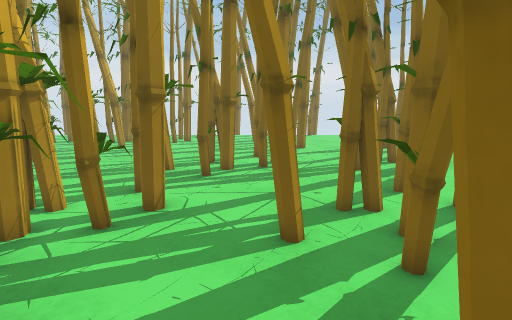
[1] (above)

24 first-person views from a walk through a 3-D level made in the Unity game engine. The camera is 1.2 m above the floor, tilts 10° down and sees 85° across. The floor is counted in squares, 0.5 m on a side. Each view is taken from the middle of a square. On the plan, view 1 faces up. The plan holds only what a view shows up to about 18 squares ahead; the rest is blank. The place goes on beyond the plan.

[2]
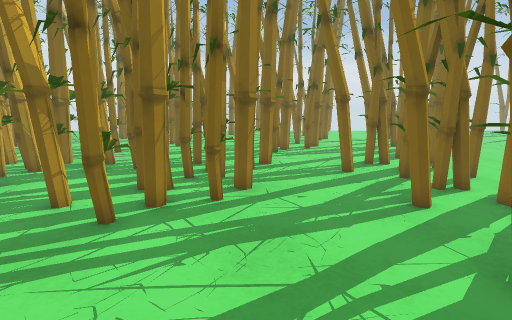

[3]
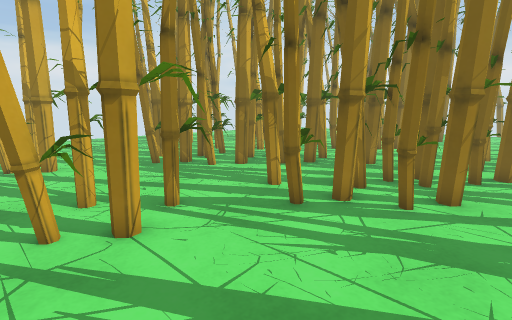

[4]
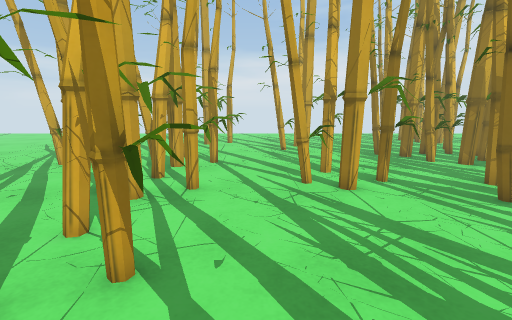

[5]
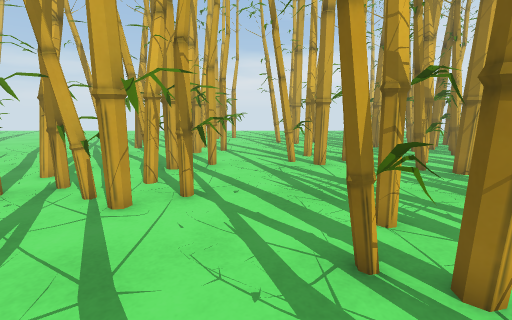

[6]
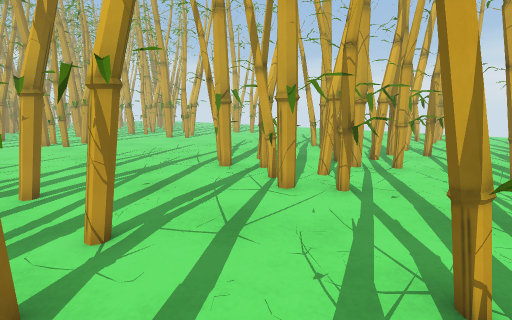

[7]
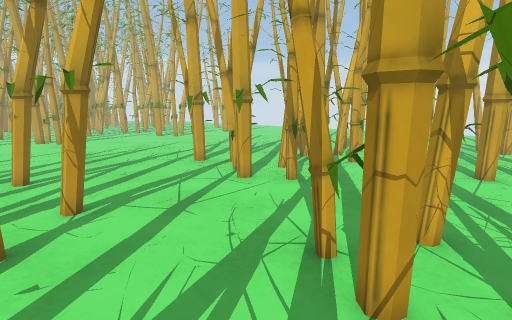

[8]
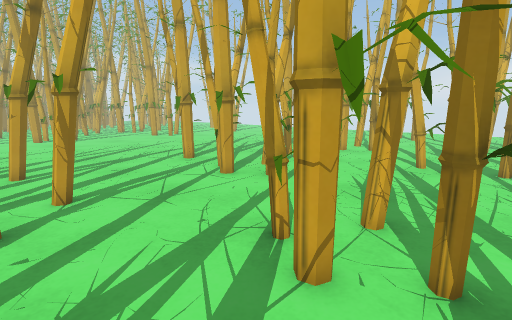

[9]
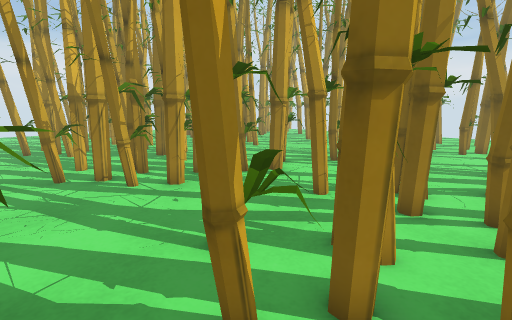

[10]
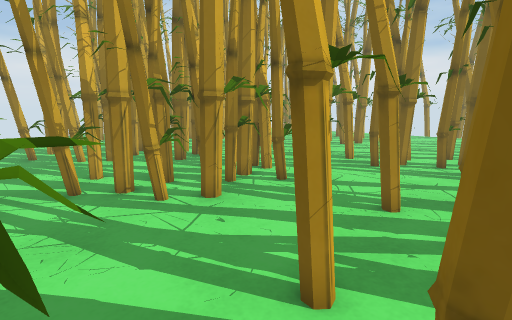

[11]
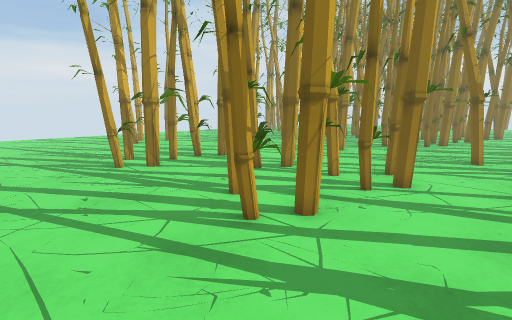

[12]
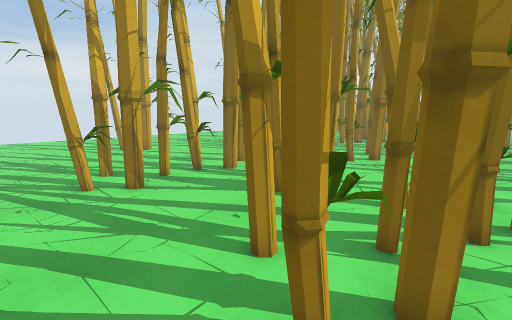

[13]
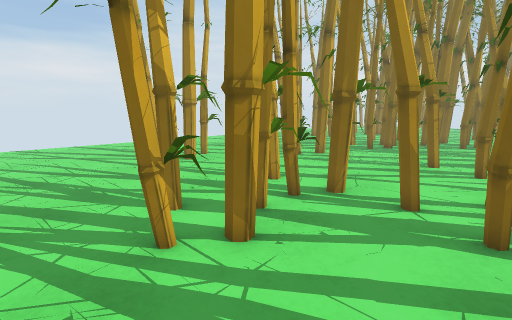

[14]
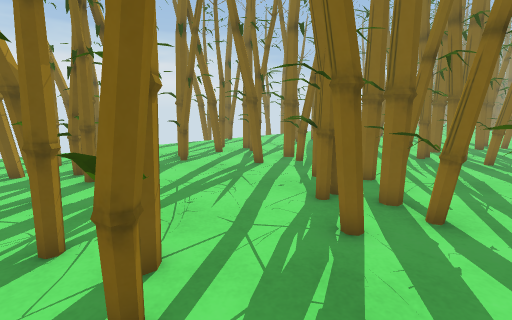

[15]
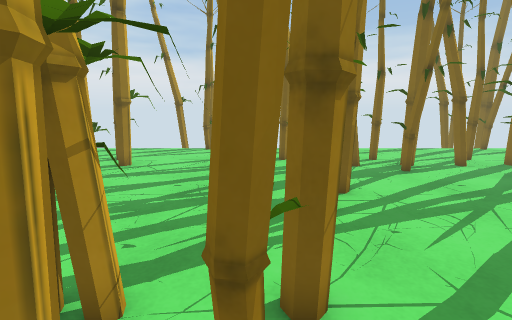

[16]
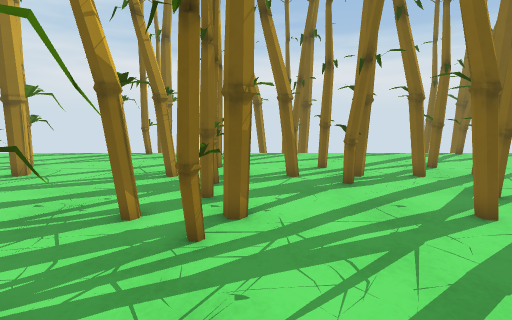

[17]
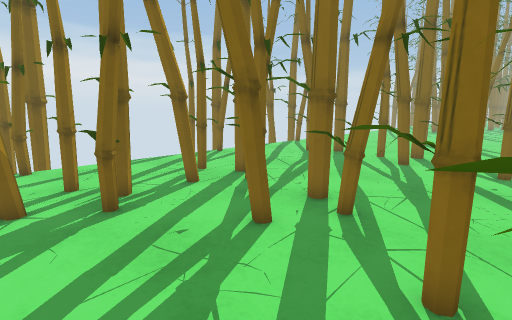

[18]
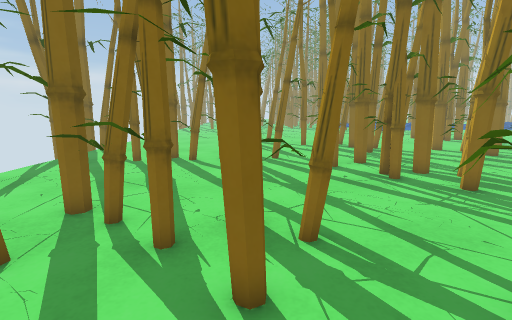

[19]
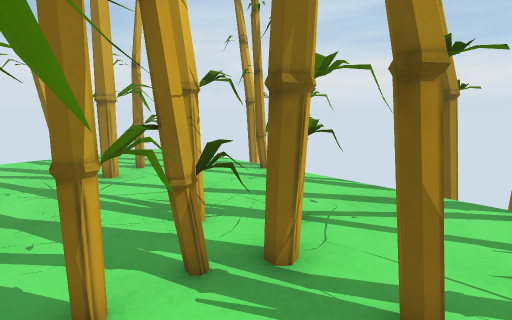

[20]
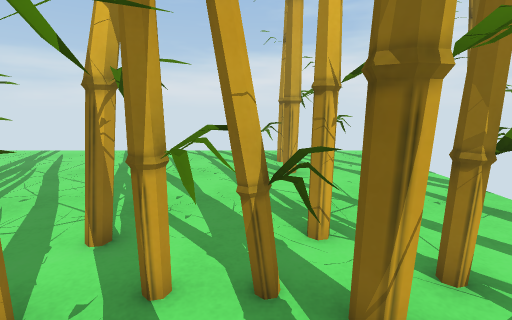

[21]
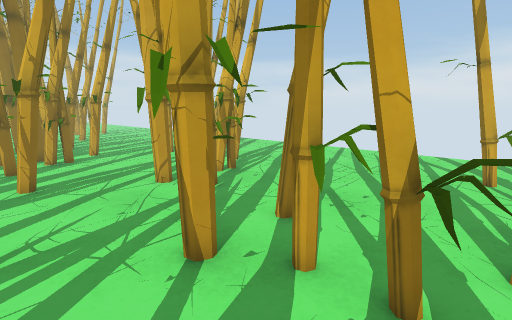

[22]
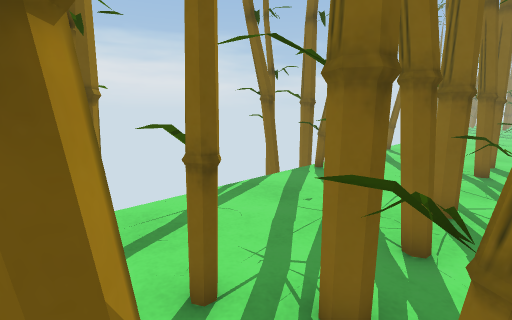

[23]
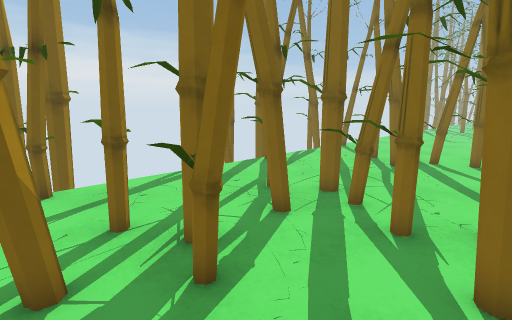

[24]
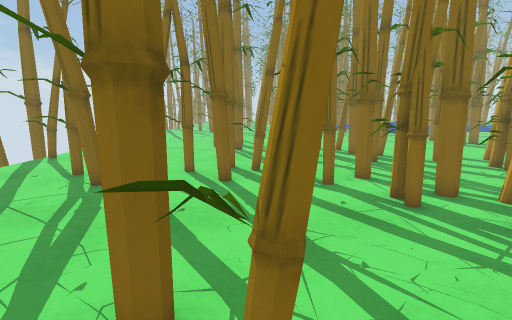

### Floor plan
Key: @ floor where view 1 was taken; # wall or solid block; x gap in a wall; . floor; = window, fence, low wall or low ledge; T thing the floor can be seen under or through.
Columns run from 28 left of view 1 to 5 right of it. Each row starts with its distance up from view 1.
 28       ####    ####     ####    ###
 27 ........#.......x........##......#
 26 .................................
 25 ....TT...........T...........# ..
 24  ...TT .....TT ..T ..TT .....## .
 23    T TT...TT TT   T T TT...#### ..
 22 ..#TTTT...TTTTTT.TT.T.TT...##=##..
 21 ....TT......TT...T...TT...... #...
 20 .... .......TTT.. ...T ...... # ..
 19 ...........TTTT....   T ....  ## .
 18 ...........T.TT....T.TT.....####..
 17 .............T.......T .......##..
 16 .............T.......T........# ..
 15 ...........T ......TT.......# ....
 14 ........TTTTT....T TTT....TTT  ...
 13 ....... TTTTT..### TT.....TT T.. .
 12   .....#  TT...# TTT ...TT TTT..#x
 11 .......#  ##...#.TTT......TTT.....
 10 ......    .......T........T.......
  9 .....     .....T  ..  .. T .....TT
  8 ...       ...#####  ## TTTT...TTTT
  7 ..        ...##         TTT...TT
  6          .. ##           T..
  5          ..###    ####   T..TT=
  4          ....#   ##.     #....T
  3           ...#  ###..TT ##....TT
  2             ######..TTTTT#... TT
  1          ..######...T.TTT....T.TT
  0          ....##. ....TT ....@..T
 -1        ......##...... T........T
 -2           ..##.....TT .......T . .
 -3           #.##....TTTT.....TTTTT .
 -4          ##.##....T.TT.....T.TT.
 -5             #.......T........TT...
 -6           ..#.......T........T....
 -7           ........................
 -8         #   ....T...TT...TT......#
 -9         ###...  TTT TTT.TTTT... .#
-10          # ...TT TTT TTTT TT...###
-11         ##......TT.T=TTTTTT......
-12   ..... #.......TT..TT...TT......
-13  ....... ...... TTT. .. TTT.....
-14 ..............TT TT...TT TT.....T
-15 ..............TTTTT...TTTTT.....T.
-16 ................TT......TT........
-17 ................ ....... .........
-18       ............................
-19       ...........................
-20             .....................

Where each view was taken, in squares from view 1:
view 1: 0 up, 0 right, facing up
view 2: 6 down, 3 left, facing up
view 3: 6 down, 2 left, facing up-left
view 4: 7 down, 1 right, facing left
view 5: 7 down, 5 right, facing left
view 6: 5 down, 5 right, facing down-left
view 7: 3 down, 5 right, facing down-left
view 8: 2 down, 5 right, facing down-left
view 9: 2 down, 5 right, facing up-left
view 10: 2 down, 3 right, facing up-left
view 11: 20 down, 1 right, facing up-left
view 12: 18 down, 2 left, facing up-left
view 13: 18 down, 7 left, facing up-left
view 14: 9 up, 18 left, facing up-right
view 15: 10 up, 17 left, facing up
view 16: 12 up, 14 left, facing up
view 17: 14 up, 13 left, facing up-right
view 18: 18 up, 12 left, facing right
view 19: 19 up, 12 left, facing up-left
view 20: 21 up, 12 left, facing left
view 21: 22 up, 12 left, facing down-left
view 22: 21 up, 13 left, facing up-right
view 23: 18 up, 13 left, facing up-right
view 24: 17 up, 9 left, facing right
